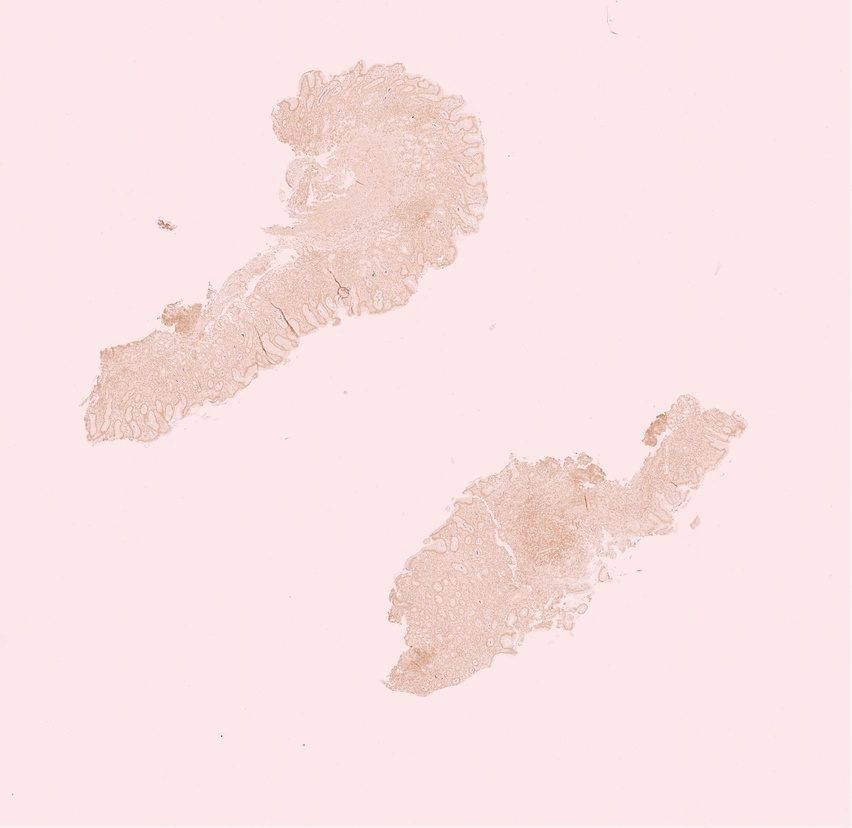
#> input picture models/sample_images/patch1_image2.jpg, 852 x 828 px, shrunk from 2438 x 2369 before the run, found by its file name; its folder holds only this picture in this run
$ jupyter execute --allow-errors extractPatches.ipynb
#> lines starting #> are read from the running program, lines starting #| are printed output that depends on the picture; after the words box and inside, x2 and y2 are one past the last pixel; in counts of white or black regions, pixels touching at a corner belong together
# Extract patches

Import necessary libraries

[cell 1]
import os
import cv2
import numpy as np
from PIL import Image
import tifffile as tiff
import matplotlib.pyplot as plt

plt.rcParams['figure.figsize'] = [9, 5]

Read image example

[cell 2]
# Read sample 1 in order to show as an example
sample1 = cv2.imread('/fhome/gia01/vl_project2/sample_images/patch1_image1.png')

# Show image
#> (the rest of this cell did not finish here and is left out)

**Image preprocessing**

Pass to HSV color space image example

#> (a cell that did not finish here is left out)

Perform the same for every sample

[cell 4]
# Define the directory containing the sample images
sample_dir = "/fhome/gia01/vl_project2/sample_images"

# List of original images
images = [os.path.join(sample_dir, file) for file in os.listdir(sample_dir) if file.endswith((".png", ".jpg", ".jpeg"))]

# Initialize an empty list to store the saturation values
saturation_values = []

# Loop through each image in the directory
for filename in os.listdir(sample_dir):
    # Load the image
    img = cv2.imread(os.path.join(sample_dir, filename))
#> img is the input picture: shape (828, 852, 3); mean B, G, R 227.6, 227.8, 249.4

    # Convert from RGB to BGR
    bgr_img = cv2.cvtColor(img, cv2.COLOR_RGB2BGR)

    # Convert from BGR to HSV
    hsv_img = cv2.cvtColor(bgr_img, cv2.COLOR_BGR2HSV)
#> hsv_img: shape (828, 852, 3); mean H, S, V 121, 23.5, 249.4

    # Extract Saturation channel
    s = cv2.split(hsv_img)[1]
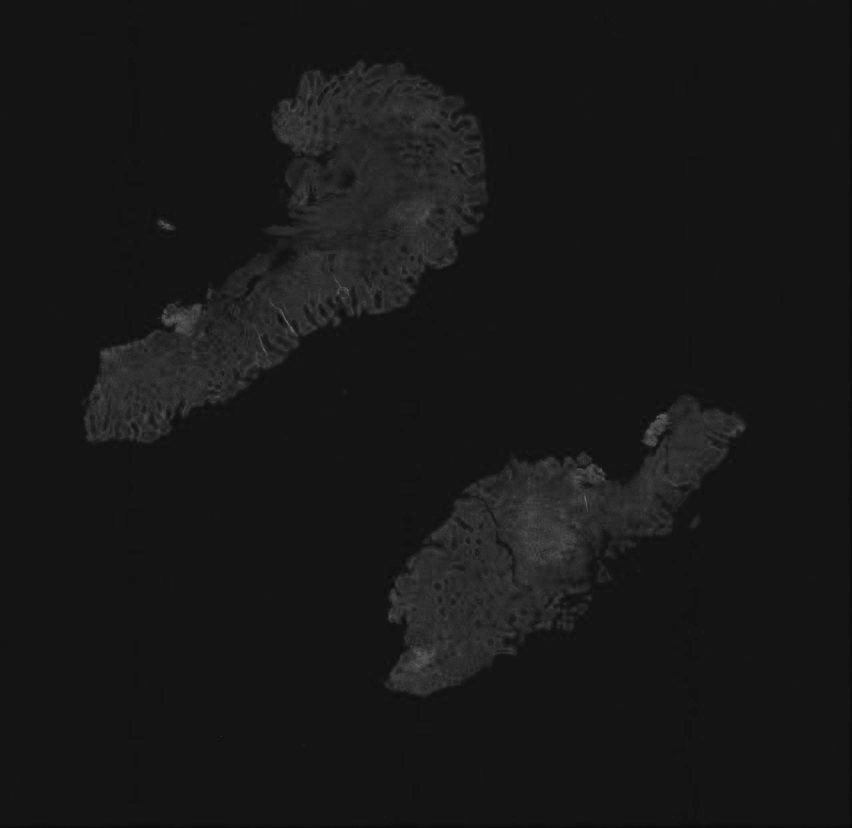
#> s: shape (828, 852); min 5, max 105, mean 23.5

    # Add the saturation values to the list
    saturation_values.append(s)

print(len(saturation_values))
#| 1

Binarization of the image example

#> (a cell that did not finish here is left out)

Openning and closing to remove noise on example image

[cell 6]
# Create a 3x3 cross-shaped kernel
kernel1 = cv2.getStructuringElement(cv2.MORPH_CROSS,(3,3))
# Apply morphological opening to remove noise
#> (the rest of this cell did not finish here and is left out)

Perform the same for every sample

[cell 7]
# Initialize a list where all the processed images will be stored
processed_images = list()

"""
SAMPLE 1
"""

# Apply binary thresholding on Saturation channel
_, binary_image1 = cv2.threshold(saturation_values[0], 10, 100, cv2.THRESH_BINARY)
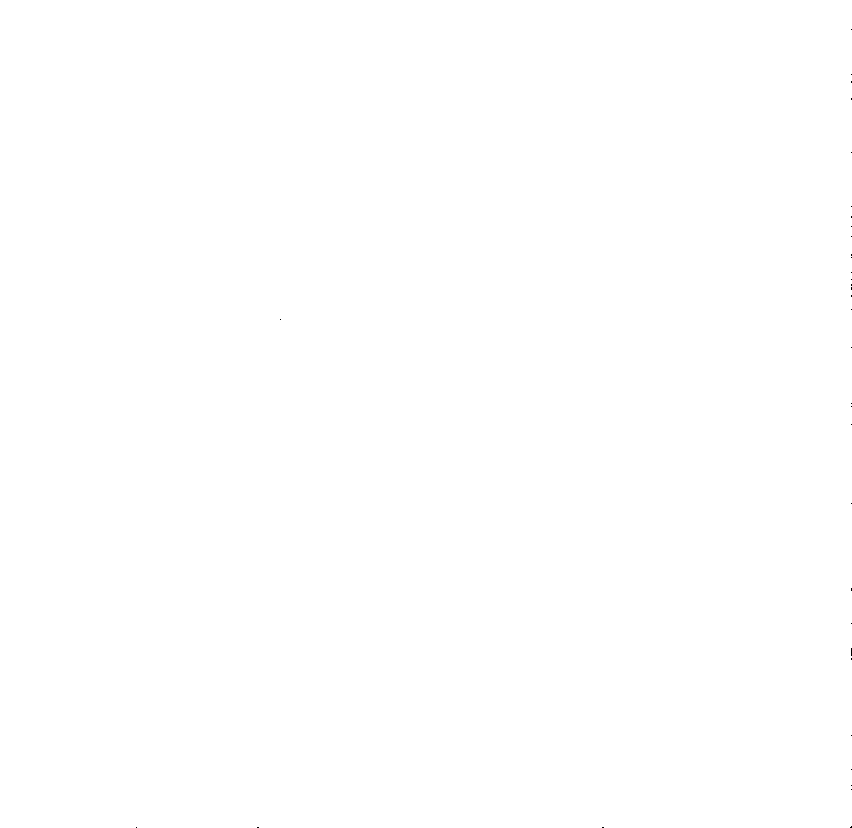
#> binary_image1: shape (828, 852); values 0 (black) and 100 (white), 100% white; black in thin lines or dots, all inside (x1, y1, x2, y2) = (136, 29, 852, 828)

# Create a 3x3 cross-shaped kernel
kernel1 = cv2.getStructuringElement(cv2.MORPH_CROSS,(3,3))
# Apply morphological opening to remove noise
opening1 = cv2.morphologyEx(binary_image1, cv2.MORPH_OPEN, kernel1)

# Create a 10x10 cross-shaped kernel
kernel2 = cv2.getStructuringElement(cv2.MORPH_CROSS,(10,10))
# Apply morphological closing to fill gaps
closing1 = cv2.morphologyEx(opening1, cv2.MORPH_CLOSE, kernel2)
#> closing1: shape (828, 852); every value is 100

# Visualize the results
fig, axs = plt.subplots(1, 3, figsize=(10, 10))
axs[0].imshow(saturation_values[0], cmap="gray")
axs[0].set_title("Original Image 1")
axs[1].imshow(binary_image1, cmap="gray")
axs[1].set_title("Binary Thresholding 1")
axs[2].imshow(closing1, cmap="gray")
axs[2].set_title("Morphological Closing 1")
plt.show()
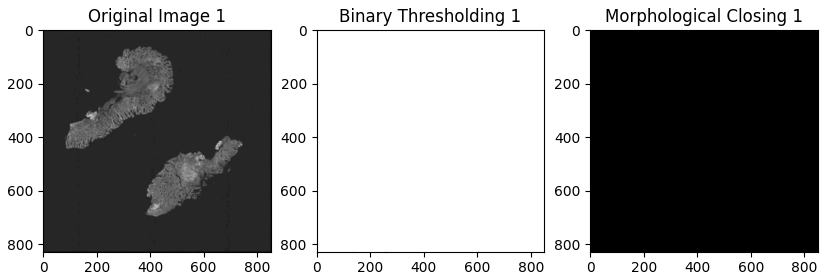
#> figure drawn by matplotlib, 3 panels

# Append last processed image to the list
processed_images.append(closing1)

"""
SAMPLE 2
"""

# Apply binary thresholding on Saturation channel
#> (the rest of this cell did not finish here and is left out)

[cell 8]
len(processed_images)
#> Out = 1

**Edge detection**

[cell 9]
"""
Perform the process for all the images
"""

# Loop through each processed image
for i in range(len(processed_images)):
    # Apply Canny edge detection
    edges = cv2.Canny(processed_images[i], 1, 50)

    # Show the result
    plt.imshow(edges, cmap='gray')
    plt.title('Edges detected with Canny for image {}'.format(i))
    plt.axis('off')
    plt.show()
#> this loop made 1 pass

[cell 10]
len(processed_images)
#> Out = 1

**Contour detection**

[cell 11]
# Initialize empty lists for storing detected contours and coordinates for all images
all_detected_figures, all_coords = [], []

# Load the images into memory
images_files = [cv2.imread(file) for file in images]
#> images_files = 1 item

# Loop through each processed image
for i in range(len(processed_images)):

    # Find contours in the processed image
    contours, _ = cv2.findContours(processed_images[i], cv2.RETR_EXTERNAL, cv2.CHAIN_APPROX_SIMPLE)

    # Initialize empty lists for storing detected contours and coordinates for the current image
    detected_figures, coords = [], []

    # Loop through each contour
    for contour in contours:
        # Calculate the area of the contour
        area = cv2.contourArea(contour)
        # Filter out small contours based on area
        if area > 10:
            detected_figures.append(contour)
            # Get the bounding rectangle of the contour
            x, y, w, h = cv2.boundingRect(contour)
            coords.append((x, y, y + w, y + h))

    # Draw the contours on a copy of the original image
    output_image = cv2.drawContours(images_files[i].copy(), detected_figures, -1, (255, 0, 0), 2)

    # Display the image with detected contours
    plt.imshow(output_image, cmap='gray')
    plt.title('Detected contours on image {}'.format(i + 1))
    plt.axis('off')
    plt.show()

    # Append the detected contours and coordinates for the current image to the lists for all images
    all_detected_figures.append(detected_figures)
    all_coords.append(coords)
#> this loop made 1 pass
#> contours on pass 1: [[[0, 0], [0, 827], [851, 827], [851, 0]]]
#> after the loop, all_coords = [[(0, 0, 852, 828)]]; all_detected_figures = [[[[0, 0], [0, 827], [851, 827], [851, 0]]]]

**Sliding window**

[cell 12]
from turtle import width

# List of all the patches
patches = list()

def sliding_window(image, processed_image, step_size, window_size):

    """
    Function used in order to extract all the patches from an image
    """

    windows = list() # List to store the patches

    # Loop over the y-axis, moving the window down
    for y in range(0, processed_image.shape[0], step_size):

        # Loop over the x-axis, moving the window right
        for x in range(0, processed_image.shape[1], step_size):

            # Extract the current window
            width = y + window_size[1] # x- axis
            height = x + window_size[0] # y- axis

            w= processed_image[y:width, x:height]
            #Show the window
            #plt.imshow(window, cmap='gray')
            if (cv2.countNonZero(w) != 0): #or (cv2.countNonZero(window) == 256 * 256): Either the photo is completely black or completely white
                window = image[y:width, x:height] # Crop the patch
                windows.append(window) # Get the patch
                plt.imshow(window, cmap='gray')
            else:
                continue
            #Show the window


    return windows

# Window size and step size
window_size = (256, 256)
step_size = 64


# Perform sliding window for all the sample images and save them into a directory
#> (the rest of this cell did not finish here and is left out)

[cell 13]
# Display the image with detected contours
plt.imshow(patches[100], cmap='gray')
plt.title("Patch example")
plt.axis('off')
plt.show()

$ run again, on models/sample_images/patch3_image2.jpg
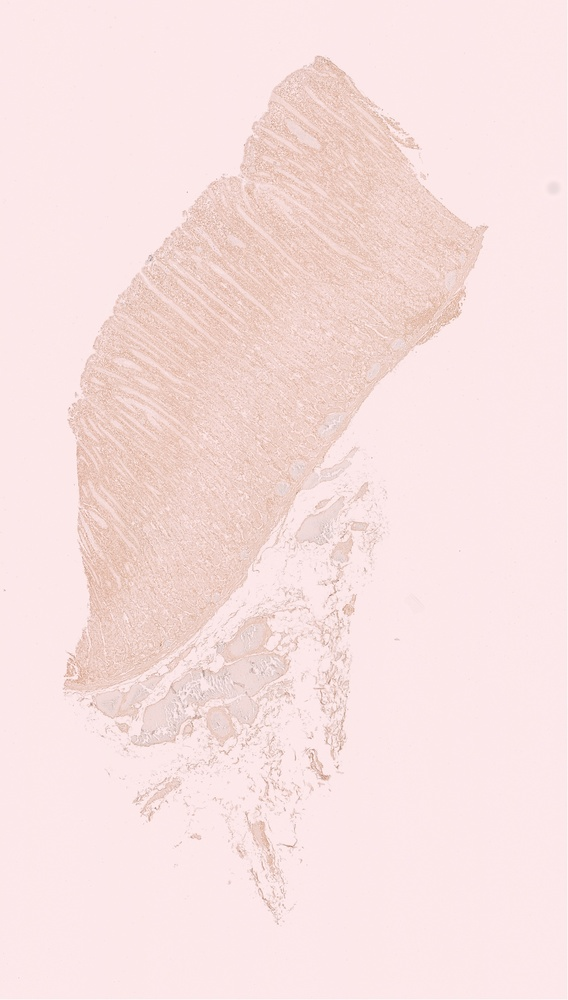
#> input picture models/sample_images/patch3_image2.jpg, 568 x 1000 px, shrunk from 1893 x 3335 before the run, found by its file name
#> img is the input picture: shape (1000, 568, 3); mean B, G, R 223.8, 225.1, 247.5
#> hsv_img: shape (1000, 568, 3); mean H, S, V 119.9, 25.5, 247.5
#| 1
#> binary_image1: shape (1000, 568); values 0 (black) and 100 (white), 100% white; black in thin lines or dots, all inside (x1, y1, x2, y2) = (567, 999, 568, 1000)
#> closing1: shape (1000, 568); every value is 100
#> `plt.show()`:
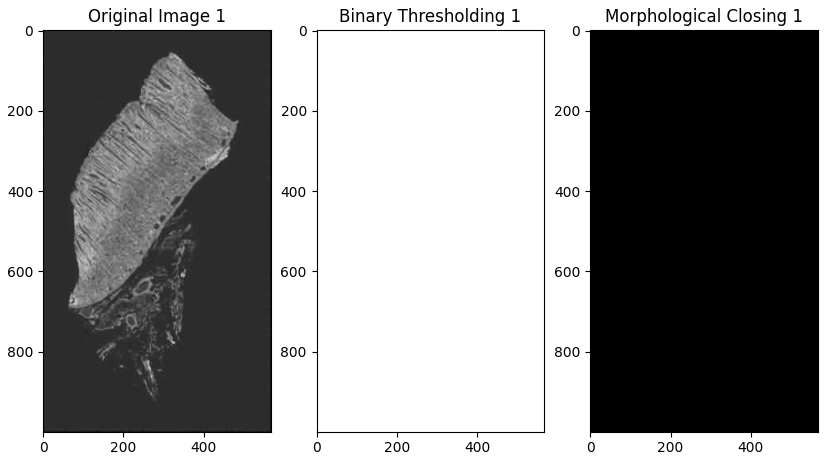
#> figure drawn by matplotlib, 3 panels
#> `len(processed_images)`: Out = 1
#> the loop `for i in range(len(processed_images)):` made 1 pass
#> images_files = 1 item
#> the loop `for i in range(len(processed_images)):` made 1 pass
#> contours on pass 1: [[[0, 0], [0, 999], [567, 999], [567, 0]]]
#> after the loop `for i in range(len(processed_images)):`: all_coords = [[(0, 0, 568, 1000)]]; all_detected_figures = [[[[0, 0], [0, 999], [567, 999], [567, 0]]]]
#> `plt.show()`:
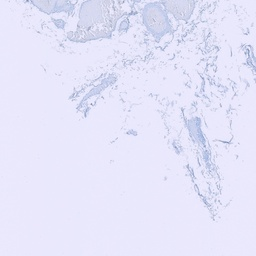
#> shown: shape (256, 256, 3); mean R, G, B 228.7, 228.3, 249

$ run again, on models/sample_images/patch3_image3.jpg
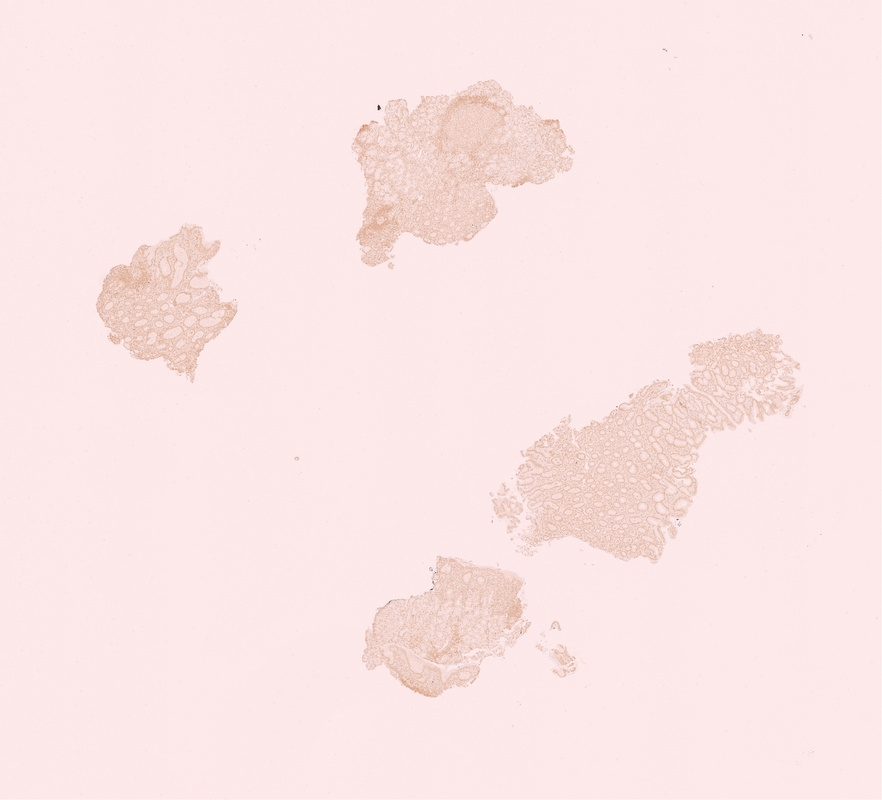
#> input picture models/sample_images/patch3_image3.jpg, 882 x 800 px, shrunk from 2633 x 2388 before the run, found by its file name
#> img is the input picture: shape (800, 882, 3); mean B, G, R 229.5, 229.6, 250.9
#> hsv_img: shape (800, 882, 3); mean H, S, V 121, 22.6, 250.9
#| 1
#> binary_image1: shape (800, 882); values 0 (black) and 100 (white), 100% white; black in thin lines or dots, all inside (x1, y1, x2, y2) = (802, 33, 803, 34)
#> closing1: shape (800, 882); every value is 100
#> `plt.show()`:
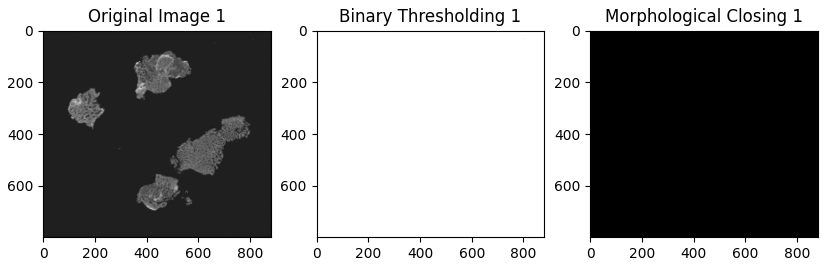
#> figure drawn by matplotlib, 3 panels
#> `len(processed_images)`: Out = 1
#> the loop `for i in range(len(processed_images)):` made 1 pass
#> images_files = 1 item
#> the loop `for i in range(len(processed_images)):` made 1 pass
#> contours on pass 1: [[[0, 0], [0, 799], [881, 799], [881, 0]]]
#> after the loop `for i in range(len(processed_images)):`: all_coords = [[(0, 0, 882, 800)]]; all_detected_figures = [[[[0, 0], [0, 799], [881, 799], [881, 0]]]]
#> `plt.show()`:
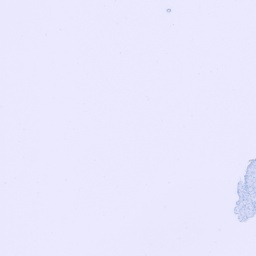
#> shown: shape (256, 256, 3); mean R, G, B 233, 232.1, 252.3

$ run again, on models/sample_images/patch1_image3.jpg
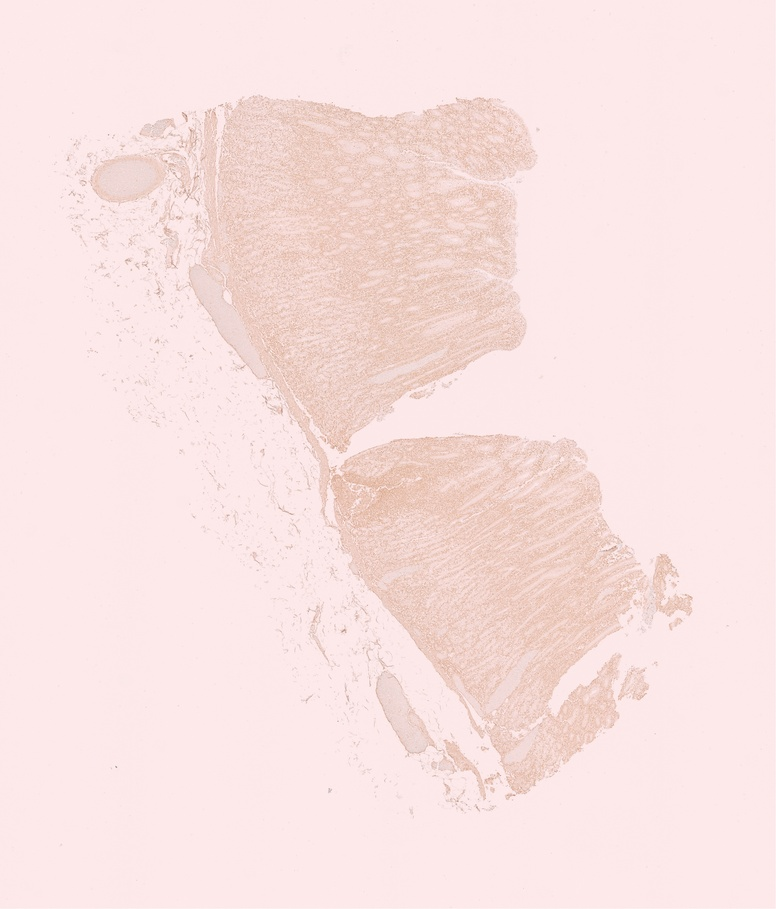
#> input picture models/sample_images/patch1_image3.jpg, 776 x 909 px, shrunk from 2338 x 2740 before the run, found by its file name
#> img is the input picture: shape (909, 776, 3); mean B, G, R 225, 226.4, 248.7
#> hsv_img: shape (909, 776, 3); mean H, S, V 119.8, 25.2, 248.7
#| 1
#> binary_image1: shape (909, 776); every value is 100
#> `plt.show()`:
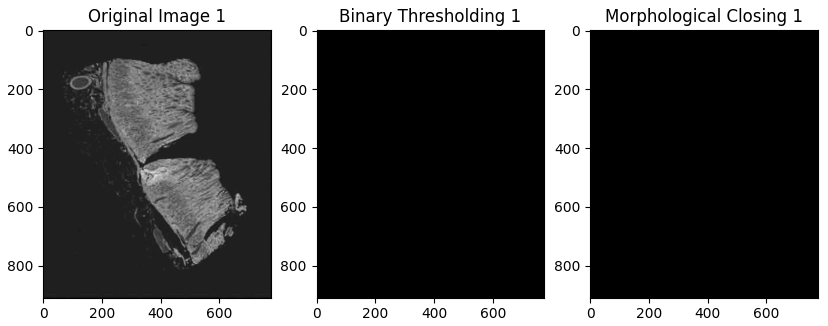
#> figure drawn by matplotlib, 3 panels
#> `len(processed_images)`: Out = 1
#> the loop `for i in range(len(processed_images)):` made 1 pass
#> images_files = 1 item
#> the loop `for i in range(len(processed_images)):` made 1 pass
#> contours on pass 1: [[[0, 0], [0, 908], [775, 908], [775, 0]]]
#> after the loop `for i in range(len(processed_images)):`: all_coords = [[(0, 0, 776, 909)]]; all_detected_figures = [[[[0, 0], [0, 908], [775, 908], [775, 0]]]]
#> `plt.show()`:
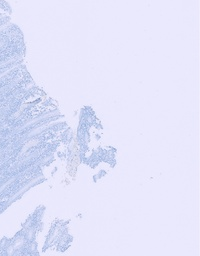
#> shown: shape (256, 200, 3); mean R, G, B 225.7, 227, 249.2
